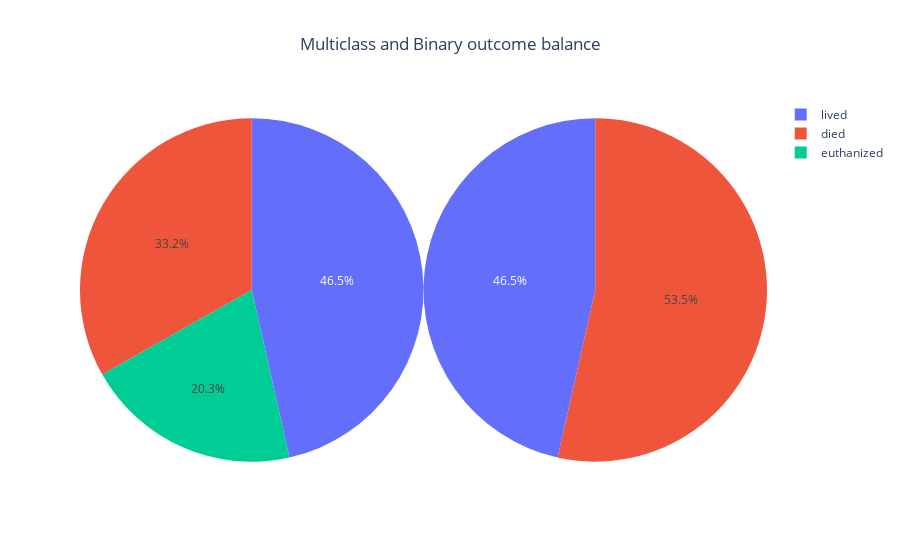

Write notebook code for a chart like this one.
### Markdown cell above
### 2.1 Target Balance

### Code cell
value_counts_multi = train_df.outcome.value_counts()
value_counts_binary = train_df.binary_outcome.value_counts()


trace1 = go.Pie(
     values = value_counts_multi.values,
     labels = value_counts_multi.index,
     domain=dict(x=[0, 0.5]),
     name="Multiclass outcome")

trace2 = go.Pie(
     values=value_counts_binary.values,
     labels=value_counts_binary.index,
     domain=dict(x=[0.5, 1.0]),
     name="Binary Outcome")

layout = go.Layout(title="Multiclass and Binary outcome balance", title_x=0.5)
data = [trace1, trace2]
fig = go.Figure(data=data, layout=layout)

fig.show()

### Figure 1 — Plotly figure (JSON) as saved in the notebook; plotly's stock layout.template omitted (floating-point values rounded to 4 significant figures)
{"data": [{"domain": {"x": [0, 0.5]}, "labels": ["lived", "died", "euthanized"], "name": "Multiclass outcome", "type": "pie", "values": [574, 410, 251]}, {"domain": {"x": [0.5, 1]}, "labels": ["died", "lived"], "name": "Binary Outcome", "type": "pie", "values": [661, 574]}], "layout": {"title": {"text": "Multiclass and Binary outcome balance", "x": 0.5}}}
